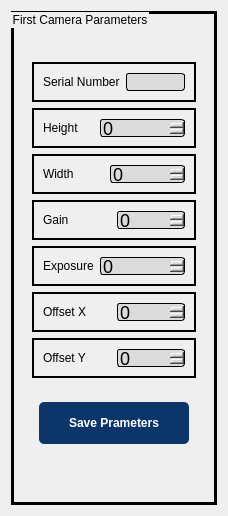
                   <widget class="QWidget" name="tab">
                    <attribute name="title">
                     <string>First_Camera</string>
                    </attribute>
                    <layout class="QHBoxLayout" name="horizontalLayout_21">
                     <item>
                      <widget class="QGroupBox" name="groupBox_8">
                       <property name="maximumSize">
                        <size>
                         <width>16777215</width>
                         <height>752</height>
                        </size>
                       </property>
                       <property name="styleSheet">
                        <string notr="true">font: 20pt &quot;Mongolian Baiti&quot;;
border: 3px solid back</string>
                       </property>
                       <property name="title">
                        <string>First Camera Parameters</string>
                       </property>
                       <layout class="QVBoxLayout" name="verticalLayout_8">
                        <item>
                         <spacer name="verticalSpacer_25">
                          <property name="orientation">
                           <enum>Qt::Vertical</enum>
                          </property>
                          <property name="sizeType">
                           <enum>QSizePolicy::Fixed</enum>
                          </property>
                          <property name="sizeHint" stdset="0">
                           <size>
                            <width>20</width>
                            <height>30</height>
                           </size>
                          </property>
                         </spacer>
                        </item>
                        <item>
                         <widget class="QFrame" name="frame_55">
                          <property name="maximumSize">
                           <size>
                            <width>16777215</width>
                            <height>500</height>
                           </size>
                          </property>
                          <property name="styleSheet">
                           <string notr="true">border:no;
font: 12pt &quot;Mongolian Baiti&quot;;</string>
                          </property>
                          <property name="frameShape">
                           <enum>QFrame::StyledPanel</enum>
                          </property>
                          <property name="frameShadow">
                           <enum>QFrame::Raised</enum>
                          </property>
                          <layout class="QHBoxLayout" name="horizontalLayout_19">
                           <item>
                            <layout class="QGridLayout" name="gridLayout_2">
                             <item row="5" column="0" colspan="2">
                              <widget class="QFrame" name="frame_52">
                               <property name="maximumSize">
                                <size>
                                 <width>16777215</width>
                                 <height>40</height>
                                </size>
                               </property>
                               <property name="styleSheet">
                                <string notr="true">border: 2px solid back</string>
                               </property>
                               <property name="frameShape">
                                <enum>QFrame::StyledPanel</enum>
                               </property>
                               <property name="frameShadow">
                                <enum>QFrame::Raised</enum>
                               </property>
                               <layout class="QHBoxLayout" name="horizontalLayout_47">
                                <item>
                                 <widget class="QLabel" name="label_17">
                                  <property name="styleSheet">
                                   <string notr="true">font: 13pt &quot;Mongolian Baiti&quot;;
border: no</string>
                                  </property>
                                  <property name="text">
                                   <string>Offset X</string>
                                  </property>
                                 </widget>
                                </item>
                                <item>
                                 <widget class="QSpinBox" name="offsetx_spinbox">
                                  <property name="maximumSize">
                                   <size>
                                    <width>90</width>
                                    <height>33</height>
                                   </size>
                                  </property>
                                  <property name="styleSheet">
                                   <string notr="true">background-color :rgb(219, 219, 219);
border-style: solid;
border-width: 1;
border-radius: 3;
font-size:18px;</string>
                                  </property>
                                 </widget>
                                </item>
                               </layout>
                              </widget>
                             </item>
                             <item row="0" column="0" colspan="2">
                              <widget class="QFrame" name="frame_46">
                               <property name="minimumSize">
                                <size>
                                 <width>0</width>
                                 <height>40</height>
                                </size>
                               </property>
                               <property name="maximumSize">
                                <size>
                                 <width>16777215</width>
                                 <height>40</height>
                                </size>
                               </property>
                               <property name="styleSheet">
                                <string notr="true">border: 2px solid back</string>
                               </property>
                               <property name="frameShape">
                                <enum>QFrame::StyledPanel</enum>
                               </property>
                               <property name="frameShadow">
                                <enum>QFrame::Raised</enum>
                               </property>
                               <layout class="QHBoxLayout" name="horizontalLayout_16">
                                <item>
                                 <widget class="QLabel" name="label_11">
                                  <property name="styleSheet">
                                   <string notr="true">font: 13pt &quot;Mongolian Baiti&quot;;
border: no</string>
                                  </property>
                                  <property name="text">
                                   <string>Serial Number</string>
                                  </property>
                                 </widget>
                                </item>
                                <item>
                                 <widget class="QLabel" name="serial_number_spinBox">
                                  <property name="maximumSize">
                                   <size>
                                    <width>90</width>
                                    <height>16777215</height>
                                   </size>
                                  </property>
                                  <property name="styleSheet">
                                   <string notr="true">background-color :rgb(219, 219, 219);
border-style: solid;
border-width: 1;
border-radius: 3;
font-size:18px;</string>
                                  </property>
                                  <property name="text">
                                   <string/>
                                  </property>
                                 </widget>
                                </item>
                               </layout>
                              </widget>
                             </item>
                             <item row="4" column="0" colspan="2">
                              <widget class="QFrame" name="frame_50">
                               <property name="maximumSize">
                                <size>
                                 <width>16777215</width>
                                 <height>40</height>
                                </size>
                               </property>
                               <property name="styleSheet">
                                <string notr="true">border: 2px solid back</string>
                               </property>
                               <property name="frameShape">
                                <enum>QFrame::StyledPanel</enum>
                               </property>
                               <property name="frameShadow">
                                <enum>QFrame::Raised</enum>
                               </property>
                               <layout class="QHBoxLayout" name="horizontalLayout_46">
                                <item>
                                 <widget class="QLabel" name="label_16">
                                  <property name="styleSheet">
                                   <string notr="true">font: 13pt &quot;Mongolian Baiti&quot;;
border: no</string>
                                  </property>
                                  <property name="text">
                                   <string>Exposure</string>
                                  </property>
                                 </widget>
                                </item>
                                <item>
                                 <widget class="QSpinBox" name="expo_spinbox">
                                  <property name="maximumSize">
                                   <size>
                                    <width>90</width>
                                    <height>30</height>
                                   </size>
                                  </property>
                                  <property name="styleSheet">
                                   <string notr="true">background-color :rgb(219, 219, 219);
border-style: solid;
border-width: 1;
border-radius: 3;
font-size:18px;</string>
                                  </property>
                                  <property name="maximum">
                                   <number>10000000</number>
                                  </property>
                                 </widget>
                                </item>
                               </layout>
                              </widget>
                             </item>
                             <item row="6" column="0" colspan="2">
                              <widget class="QFrame" name="frame_54">
                               <property name="maximumSize">
                                <size>
                                 <width>16777215</width>
                                 <height>40</height>
                                </size>
                               </property>
                               <property name="styleSheet">
                                <string notr="true">border: 2px solid back</string>
                               </property>
                               <property name="frameShape">
                                <enum>QFrame::StyledPanel</enum>
                               </property>
                               <property name="frameShadow">
                                <enum>QFrame::Raised</enum>
                               </property>
                               <layout class="QHBoxLayout" name="horizontalLayout_48">
                                <item>
                                 <widget class="QLabel" name="label_18">
                                  <property name="styleSheet">
                                   <string notr="true">font: 13pt &quot;Mongolian Baiti&quot;;
border: no</string>
                                  </property>
                                  <property name="text">
                                   <string>Offset Y</string>
                                  </property>
                                 </widget>
                                </item>
                                <item>
                                 <widget class="QSpinBox" name="offsety_spinbox">
                                  <property name="maximumSize">
                                   <size>
                                    <width>90</width>
                                    <height>33</height>
                                   </size>
                                  </property>
                                  <property name="styleSheet">
                                   <string notr="true">background-color :rgb(219, 219, 219);
border-style: solid;
border-width: 1;
border-radius: 3;
font-size:18px;</string>
                                  </property>
                                 </widget>
                                </item>
                               </layout>
                              </widget>
                             </item>
                             <item row="1" column="0" colspan="2">
                              <widget class="QFrame" name="frame_47">
                               <property name="minimumSize">
                                <size>
                                 <width>0</width>
                                 <height>40</height>
                                </size>
                               </property>
                               <property name="maximumSize">
                                <size>
                                 <width>16777215</width>
                                 <height>40</height>
                                </size>
                               </property>
                               <property name="styleSheet">
                                <string notr="true">border: 2px solid back</string>
                               </property>
                               <property name="frameShape">
                                <enum>QFrame::StyledPanel</enum>
                               </property>
                               <property name="frameShadow">
                                <enum>QFrame::Raised</enum>
                               </property>
                               <layout class="QHBoxLayout" name="horizontalLayout_43">
                                <item>
                                 <widget class="QLabel" name="label_12">
                                  <property name="styleSheet">
                                   <string notr="true">font: 13pt &quot;Mongolian Baiti&quot;;
border: no</string>
                                  </property>
                                  <property name="text">
                                   <string>Height</string>
                                  </property>
                                 </widget>
                                </item>
                                <item>
                                 <widget class="QSpinBox" name="height_spinbox">
                                  <property name="maximumSize">
                                   <size>
                                    <width>90</width>
                                    <height>33</height>
                                   </size>
                                  </property>
                                  <property name="styleSheet">
                                   <string notr="true">background-color :rgb(219, 219, 219);
border-style: solid;
border-width: 1;
border-radius: 3;
font-size:18px;</string>
                                  </property>
                                  <property name="maximum">
                                   <number>100000</number>
                                  </property>
                                 </widget>
                                </item>
                               </layout>
                              </widget>
                             </item>
                             <item row="3" column="0" colspan="2">
                              <widget class="QFrame" name="frame_49">
                               <property name="maximumSize">
                                <size>
                                 <width>16777215</width>
                                 <height>40</height>
                                </size>
                               </property>
                               <property name="styleSheet">
                                <string notr="true">border: 2px solid back</string>
                               </property>
                               <property name="frameShape">
                                <enum>QFrame::StyledPanel</enum>
                               </property>
                               <property name="frameShadow">
                                <enum>QFrame::Raised</enum>
                               </property>
                               <layout class="QHBoxLayout" name="horizontalLayout_45">
                                <item>
                                 <widget class="QLabel" name="label_15">
                                  <property name="styleSheet">
                                   <string notr="true">font: 13pt &quot;Mongolian Baiti&quot;;
border: no</string>
                                  </property>
                                  <property name="text">
                                   <string>Gain</string>
                                  </property>
                                 </widget>
                                </item>
                                <item>
                                 <widget class="QSpinBox" name="gain_spinbox">
                                  <property name="maximumSize">
                                   <size>
                                    <width>90</width>
                                    <height>33</height>
                                   </size>
                                  </property>
                                  <property name="styleSheet">
                                   <string notr="true">background-color :rgb(219, 219, 219);
border-style: solid;
border-width: 1;
border-radius: 3;
font-size:18px;</string>
                                  </property>
                                  <property name="maximum">
                                   <number>600</number>
                                  </property>
                                 </widget>
                                </item>
                               </layout>
                              </widget>
                             </item>
                             <item row="2" column="0" colspan="2">
                              <widget class="QFrame" name="frame_48">
                               <property name="maximumSize">
                                <size>
                                 <width>16777215</width>
                                 <height>40</height>
                                </size>
                               </property>
                               <property name="styleSheet">
                                <string notr="true">border: 2px solid back</string>
                               </property>
                               <property name="frameShape">
                                <enum>QFrame::StyledPanel</enum>
                               </property>
                               <property name="frameShadow">
                                <enum>QFrame::Raised</enum>
                               </property>
                               <layout class="QHBoxLayout" name="horizontalLayout_44">
                                <item>
                                 <widget class="QLabel" name="label_14">
                                  <property name="styleSheet">
                                   <string notr="true">font: 13pt &quot;Mongolian Baiti&quot;;
border: no</string>
                                  </property>
                                  <property name="text">
                                   <string>Width</string>
                                  </property>
                                 </widget>
                                </item>
                                <item>
                                 <widget class="QSpinBox" name="width_spinbox">
                                  <property name="maximumSize">
                                   <size>
                                    <width>90</width>
                                    <height>33</height>
                                   </size>
                                  </property>
                                  <property name="styleSheet">
                                   <string notr="true">background-color :rgb(219, 219, 219);
border-style: solid;
border-width: 1;
border-radius: 3;
font-size:18px;</string>
                                  </property>
                                  <property name="maximum">
                                   <number>10000</number>
                                  </property>
                                 </widget>
                                </item>
                               </layout>
                              </widget>
                             </item>
                            </layout>
                           </item>
                          </layout>
                         </widget>
                        </item>
                        <item>
                         <widget class="QFrame" name="frame_45">
                          <property name="maximumSize">
                           <size>
                            <width>16777215</width>
                            <height>61</height>
                           </size>
                          </property>
                          <property name="styleSheet">
                           <string notr="true">border:no;
font: 12pt &quot;Mongolian Baiti&quot;;</string>
                          </property>
                          <property name="frameShape">
                           <enum>QFrame::StyledPanel</enum>
                          </property>
                          <property name="frameShadow">
                           <enum>QFrame::Raised</enum>
                          </property>
                          <layout class="QHBoxLayout" name="horizontalLayout_55">
                           <item>
                            <widget class="QFrame" name="frame_56">
                             <property name="minimumSize">
                              <size>
                               <width>0</width>
                               <height>36</height>
                              </size>
                             </property>
                             <property name="maximumSize">
                              <size>
                               <width>150</width>
                               <height>59</height>
                              </size>
                             </property>
                             <property name="styleSheet">
                              <string notr="true">QFrame{
	background: #0C356A;
border-radius:5px;
}
</string>
                             </property>
                             <property name="frameShape">
                              <enum>QFrame::Box</enum>
                             </property>
                             <property name="frameShadow">
                              <enum>QFrame::Raised</enum>
                             </property>
                             <property name="lineWidth">
                              <number>3</number>
                             </property>
                             <layout class="QHBoxLayout" name="horizontalLayout_18">
                              <item>
                               <widget class="QPushButton" name="Save_Camera_Parameters">
                                <property name="maximumSize">
                                 <size>
                                  <width>120</width>
                                  <height>16777215</height>
                                 </size>
                                </property>
                                <property name="cursor">
                                 <cursorShape>PointingHandCursor</cursorShape>
                                </property>
                                <property name="toolTip">
                                 <string>Save Parameters</string>
                                </property>
                                <property name="styleSheet">
                                 <string notr="true">QPushButton{
	color: white;
    background-color:#0C356A;
	padding: 5px;
	font-size:12px;
	font-weight: bold;
	border-radius:7px;
background-color:transparent;
}

QPushButton:hover{
	background: #a3a3a3;
}

QPushButton:disabled {
    color: #8D8D8D;
}

QPushButton:pressed {
	background: rgb(0, 0, 0);
}

</string>
                                </property>
                                <property name="text">
                                 <string>Save Prameters</string>
                                </property>
                                <property name="icon">
                                 <iconset>
                                  <normaloff>../icons/save.png</normaloff>../icons/save.png</iconset>
                                </property>
                                <property name="iconSize">
                                 <size>
                                  <width>26</width>
                                  <height>26</height>
                                 </size>
                                </property>
                               </widget>
                              </item>
                             </layout>
                            </widget>
                           </item>
                          </layout>
                         </widget>
                        </item>
                        <item>
                         <spacer name="verticalSpacer_26">
                          <property name="orientation">
                           <enum>Qt::Vertical</enum>
                          </property>
                          <property name="sizeType">
                           <enum>QSizePolicy::Expanding</enum>
                          </property>
                          <property name="sizeHint" stdset="0">
                           <size>
                            <width>20</width>
                            <height>40</height>
                           </size>
                          </property>
                         </spacer>
                        </item>
                       </layout>
                      </widget>
                     </item>
                    </layout>
                   </widget>
